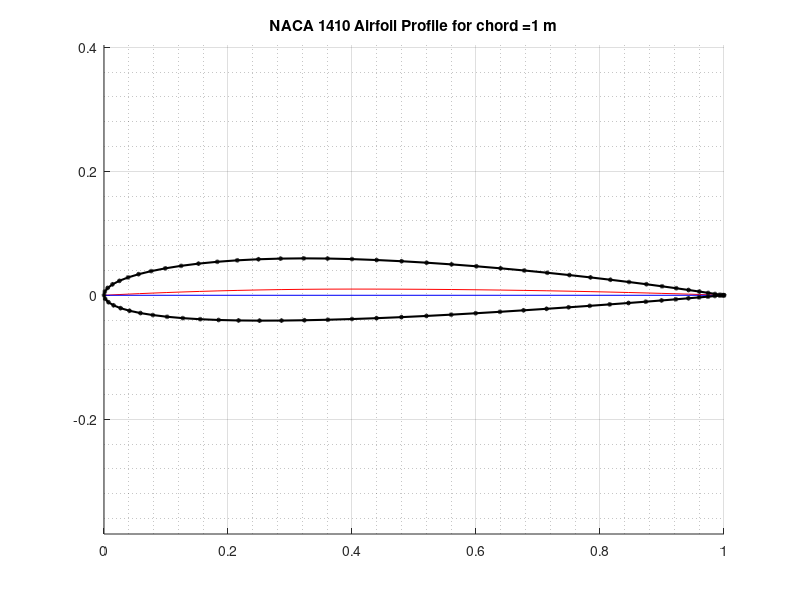

The MATLAB script that drew this image: (Note: this script raises an error after producing the figure.)
% Performance Characteristics of a NACA 4 digit airfoil
% Mir Owais Ali

clear
clc
close all

%% Inputs
TypeNACA = '1410';                                                         %Specify NACA 4-digit airfoil
cr = 1;                                                                    %Root chord (m)
nodes = 40;                                                                %Number of points along airfoil
alpha_min = -5;                                                             %Specify the minimum alpha for distribution (no more than 0)
alpha_max = 16;                                                            %Specify the maximum alpha for distribution (no less than 16)
n = 15;                                                                    %Number of points along the span
b = 8;                                                                     %Wingspan (m)
TR = 1;                                                                    %Taper Ratio

%% Initialization
z_c = zeros(nodes,1);
dz_dx = zeros(nodes,1);
theta = zeros(nodes,1);
t = zeros(nodes,1);
x_u = zeros(nodes,1);
z_u = zeros(nodes,1);
x_l = zeros(nodes,1);
z_l = zeros(nodes,1);
X = zeros(2*nodes-2,1);
Z = zeros(2*nodes-2,1);
S = zeros(2*nodes-2,1);
theta_n = zeros(2*nodes-2,1);
RHS = zeros(2*nodes-2,1);
CN1 = zeros(2*nodes-2,2*nodes-2);
CN2 = zeros(2*nodes-2,2*nodes-2);
CT1 = zeros(2*nodes-2,2*nodes-2);
CT2 = zeros(2*nodes-2,2*nodes-2);
AN = zeros(2*nodes-1,2*nodes-1);
AT = zeros(2*nodes-1,2*nodes-1);
V = zeros(1,2*nodes-2);
CP = zeros(1,2*nodes-2);
Cl_v = zeros(1,alpha_max-alpha_min+1);
Cm_v = zeros(1,alpha_max-alpha_min+1);
alpha_d = zeros(1,alpha_max-alpha_min+1);
Cl_th = zeros(1,alpha_max-alpha_min+1);
Cm_th = zeros(1,alpha_max-alpha_min+1);
CL_fw = zeros(1,alpha_max-alpha_min+1);
Cm_fw = zeros(1,alpha_max-alpha_min+1);
x_cp = zeros(1,alpha_max-alpha_min+1);
Coeff_A = zeros(n,2*n-1);
CD_i = zeros(1,alpha_max-alpha_min+1);
LHS = zeros(n,1);
Circ = zeros(n,1);

%% Airfoil Coordinates
c = cr;
m_c = str2double(TypeNACA(1))/100;                                         %Maximum Camber
p_c = str2double(TypeNACA(2))/10;                                          %Position of Maximum Camber
t_max = str2double(TypeNACA(3:4))/100;                                     %Maximum Thickness

psi = linspace(0,pi,nodes)';                                               %Distributing more nodes at the L.E. and T.E. 
x(:,1) = (0.5*(1-cos(psi)));

for i = 1:1:nodes
    if(x(i,1) >= 0 && x(i,1) < p_c)
        z_c(i,1) = (m_c/p_c^2)*((2*p_c*x(i,1))-x(i,1)^2);
        dz_dx(i,1) = (2*m_c/(p_c)^2)*(p_c-x(i,1));
    elseif(x(i,1) >= p_c && x(i,1) <= 1)
        z_c(i,1) = (m_c/(1-p_c)^2)*(1-(2*p_c)+(2*p_c*x(i,1))-(x(i,1)^2));
        dz_dx(i,1) = (2*m_c/(1-p_c)^2)*(p_c-x(i,1));
    end
theta(i,1) = atan(dz_dx(i,1));                                             %Airfoil Angle

t(i,1) = 5*t_max*(0.2969*sqrt(x(i,1))-0.126*x(i,1)-0.3516*x(i,1)^2....     %Thickness Distribution
                +0.2843*x(i,1)^3-0.1036*x(i,1)^4);

x_u(i,1) = x(i,1)-t(i,1)*sin(theta(i,1));                                  %Upper Surface
z_u(i,1) = z_c(i,1)+t(i,1)*cos(theta(i,1));

x_l(i,1) = x(i,1)+t(i,1)*sin(theta(i,1));                                  %Lower Surface
z_l(i,1) = z_c(i,1)-t(i,1)*cos(theta(i,1));

end
z_c = z_c*c;                                                               %Multilplying by chord to show the actual profile
x = x*c;
x_u = x_u*c;                                         
z_u = z_u*c;
x_l = x_l*c;                                          
z_l = z_l*c;

XB = [flip(x_l(2:nodes,1));x_u];                                           %Reassigning airfoil profile
ZB = [flip(z_l(2:nodes,1));z_u];

f1 = figure(1);
str = sprintf('NACA %s Airfoil Profile for chord =%d m',TypeNACA,c);
title(str);
axis equal
hold on
grid on
grid minor;
plot(x,z_c,'r-');                                                          %Mean Camber Line
plot([0,c],[0,0],'b-');                                                    %Chord Line
plot(XB,ZB,'k-o','LineWidth',1.5,'MarkerSize',2);                          %Airfoil Profile
hold off

%% Vortex Panel Method
XB = XB./c;                                                                %Reassigning airfoil profile
ZB = ZB./c;
M = length(XB);
z = 2;
k = 1;
for alpha = alpha_min:1:alpha_max                                                                           
    alpha = degtorad(alpha);                                               %Assigning A.O.A

                                                                           %Calculating Control Points
    for i=1:M-1                                                            % and the panel length
        X(i,1) = 0.5*(XB(i)+XB(i+1)); 
        Z(i,1) = 0.5*(ZB(i)+ZB(i+1));
        S(i,1) = sqrt((XB(i+1)-XB(i))^2+(ZB(i+1)-ZB(i))^2);
        theta_n(i,1) = atan2(ZB(i+1)-ZB(i),XB(i+1)-XB(i));
        RHS(i,1) = sin(theta_n(i)-alpha);
    end
                                                                           %Calculating coefficients
    for i=1:M-1
        for j=1:M-1
            if (i == j)
                CN1(i,j) = -1;
                CN2(i,j) = 1;
                CT1(i,j) = (1/2)*pi;
                CT2(i,j) = (1/2)*pi;
            else
                A = - (X(i) - XB(j))*(cos(theta_n(j))) - (Z(i) - ZB(j))*(sin(theta_n(j)));
                B = (X(i) - XB(j))^2 + (Z(i) - ZB(j))^2;
                C = sin(theta_n(i) - theta_n(j));
                D = cos(theta_n(i) - theta_n(j));
                E = (X(i) - XB(j))*sin(theta_n(j)) - (Z(i) - ZB(j))*cos(theta_n(j));
                F = log(1 + ((S(j))^2 + (2*A*S(j))) / B);
                G = atan2((E*S(j)) , (B + A*S(j)));
                P = ((X(i) - XB(j)) * sin(theta_n(i) - 2*theta_n(j))) + ((Z(i) - ZB(j)) * cos(theta_n(i) - 2*theta_n(j)));
                Q = ((X(i) - XB(j)) * cos(theta_n(i) - 2*theta_n(j))) - ((Z(i) - ZB(j)) * sin(theta_n(i) - 2*theta_n(j)));

                CN2(i,j) = D + ((0.5*Q*F)/S(j)) - ((A*C + D*E)*(G/S(j)));
                CN1(i,j) = 0.5*D*F + C*G - CN2(i,j);
                CT2(i,j) = C + ((0.5*P*F)/S(j)) + ((A*D - C*E)*(G/S(j)));
                CT1(i,j) = 0.5*C*F - D*G - CT2(i,j);
            end
        end
    end
                                                                           %Computation of Influence Coefficients
    for i = 1:M-1
        AN(i,1) = CN1(i,1);
        AN(i,M) = CN2(1,M-1);
        AT(i,1) = CT1(i,1);
        AT(i,M) = CT2(i,M-1);
        for j = 2:M-1
            AN(i,j) = CN1(i,j) + CN2(i,j-1);
            AT(i,j) = CT1(i,j) + CT2(i,j-1);
        end
    end
    AN(M,1) = 1;
    AN(M,M) = 1;
    for j = 2:M-1
        AN(M,j) = 0;
    end
    RHS(M) = 0;
                                                                           % Solving for a system of linear equations
    Gama = AN\RHS;                                                             

    for i = 1:M-1
        V(i) = cos(theta_n(i)-alpha);
        for j = 1:M
            V(i) = V(i) + AT(i,j)*Gama(j);
            CP(i) = 1 - (V(i))^2;
        end
    end
                                                                           %Plotting Cp vs x/c
    if (radtodeg(alpha) == 0 ||radtodeg(alpha) == 8 || radtodeg(alpha) == 16) 
        figure(z)
        plot(X,CP);
        hold on  
    end
    %Calculation of Lift Coefficient
    CPl = CP(1:((M-1)/2));
    CPl = flip(CPl);
    CPu = CP((((M-1)/2)+1):end);

    dCP = (CPl - CPu)';
    dx = X((((M-1)/2)+1):end);

    Cl_v(k) = trapz(dx,dCP);
    Cm_v(k) = trapz(dx,-dCP.*dx);
    alpha_d(k) = alpha;
    k = k+1;
end
    str = sprintf('C_p distribution (NACA %s)',TypeNACA);
    title(str);
    set(gca,'Ydir','reverse');
    xlabel('x/c');
    ylabel('Pressure Coefficient');
    legend('alpha = 0^0','alpha = 8^0','alpha = 16^0','Location','northwest');
    grid on;
    grid minor;
    hold off
z= z+1; 
k = 1;

%% Thin Airfoil Theory
e = acos(1-2*p_c);

th = e;
I1_u = (m_c/p_c^2)*(sin(th)+(2*p_c-1)*th);
I3_u = (m_c/(2*p_c^2))*((cos(th)+4*p_c-2)*sin(th)+th);
I5_u = (m_c/(3*p_c^2))*(cos(th)*(2*cos(th)+6*p_c-3)+1)*sin(th);

th = 0;
I1_l = (m_c/p_c^2)*(sin(th)+(2*p_c-1)*th);
I3_l = (m_c/(2*p_c^2))*((cos(th)+4*p_c-2)*sin(th)+th);
I5_l = (m_c/(3*p_c^2))*(cos(th)*(2*cos(th)+6*p_c-3)+1)*sin(th);

I1 = I1_u-I1_l;
I3 = I3_u-I3_l;
I5 = I5_u-I5_l;

th = pi;
I2_u = (m_c/(1-p_c)^2)*(sin(th)+(2*p_c-1)*th);
I4_u = (m_c/(2*(1-p_c)^2))*((cos(th)+4*p_c-2)*sin(th)+th);
I6_u = (m_c/(3*(1-p_c)^2))*(cos(th)*(2*cos(th)+6*p_c-3)+1)*sin(th);

th = e;
I2_l = (m_c/(1-p_c)^2)*(sin(th)+(2*p_c-1)*th);
I4_l = (m_c/(2*(1-p_c)^2))*((cos(th)+4*p_c-2)*sin(th)+th);
I6_l = (m_c/(3*(1-p_c)^2))*(cos(th)*(2*cos(th)+6*p_c-3)+1)*sin(th);

I2 = I2_u-I2_l;
I4 = I4_u-I4_l;
I6 = I6_u-I6_l;
for alpha = alpha_min:1:alpha_max
    alpha = degtorad(alpha);
    
    A0 = alpha - (1/pi)*(I1+I2);
    A1 = (2/pi)*(I3+I4);
    A2 = (2/pi)*(I5+I6);

    Cl_th(k) = pi*(2*A0+A1);
    Cm_th(k) = -(pi/2)*(A0+A1-A2/2);
    x_cp(k) = (c/4)*(1+(A1-A2)*pi/Cl_th(k));

    k = k+1;
end
alpha_L0 = alpha-Cl_th(k-1)/(2*pi);                             %Zero-Lift Angle of Attack

%% Finite Wing Method
if (TR == 1)
    cr = c;
    ct = c;
elseif (TR < 1)
    cr = cr;                                                               %Specify root chord
    ct = TR*cr;
end
AR = (2*b)/(cr*(1+TR));                                                    %Aspect Ratio
S = b^2/AR;                                                                %Wing Area (m^2)
phi = linspace(1E-10,pi/2,n);                                              %Span angle distribution
c_d = ct+((cr-ct)/(pi/2))*phi;                                             %Chord Distribution
mue = c_d*2*pi/(4*b);
alpha_L0 = degtorad(-2.5);
k = 1;
for alpha = alpha_min:1:alpha_max
    alpha = degtorad(alpha);
    for i = 1:1:n
        for j = 1:2:(2*n-1)
            Coeff_A(i,j) = sin(j*phi(i))*(j*mue(i)+sin(phi(i)));
        end
        LHS(i,1) = mue(i)*(alpha-alpha_L0)*(sin(phi(i)));
    end 
    A_fw_d = Coeff_A\LHS;
    delta = 0;
  
    for j = 3:2:(2*n-1)
        del = j*A_fw_d(j)^2/A_fw_d(1)^2;
        delta = delta+del;
        del = delta;
    end
    for i = 1:1:n
        for j = 1:2:(2*n-1) 
                Cir = A_fw_d(j)*sin(j*phi(i));
                Circ(i) = Circ(i)+Cir;
                Cir = Circ(i);
        end
    end
    CL_fw(k) = A_fw_d(1)*pi*AR;
    Cm_fw(k) = -CL_fw(k)*x_cp(k);
    CD_i(k) = (CL_fw(k)^2/(pi*AR))*(1+delta);
    k = k+1;
end
figure(z)                                                                  %Plotting Cd_i vs alpha
plot(radtodeg(alpha_d),CD_i);
str = sprintf('C_d_i vs alpha (NACA %s)',TypeNACA);
title(str);
xlabel('Angle of Attack (Degrees)');
ylabel('Induced Drag Coefficient');
grid on;
grid minor;
z = z+1;

figure(z)                                                                  %Plotting Circulation along the span
plot(0.5*(1-cos(phi)),Circ,'-b');
hold on
str = sprintf('Non-dimensional circulation distribution (NACA %s)',TypeNACA);
plot(0.5*(1-cos(pi+phi)),Circ,'-b')
title(str);
xlabel('y/b');
ylabel('Circulation coefficient');
grid on;
grid minor;
z = z+1;

%% Comparison
figure(z)                                                                  %Plotting Cl vs alpha
plot(radtodeg(alpha_d),Cl_v);
hold on
plot(radtodeg(alpha_d),Cl_th);
plot(radtodeg(alpha_d),CL_fw);
str = sprintf('C_l vs alpha (NACA %s)',TypeNACA);
title(str);
xlabel('Angle of Attack (Degrees)');
ylabel('Lift Coefficient');
legend('Vortex-Panel','Thin-Airfoil','Finite Wing','Location','northwest');
grid on;
grid minor;
z = z+1;

figure(z)                                                                  %Plotting Cm vs alpha
plot(radtodeg(alpha_d),Cm_v);
set(gca,'Ydir','reverse');
hold on
plot(radtodeg(alpha_d),Cm_th);
plot(radtodeg(alpha_d),Cm_fw);
str = sprintf('C_m vs alpha (NACA %s)',TypeNACA);
title(str);
xlabel('Angle of Attack (Degrees)');
ylabel('Moment Coefficient at L.E.');
legend('Vortex-Panel','Thin-Airfoil','Finite Wing');
grid on;
grid minor;
